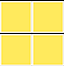

This game map was drawn from its Tiled (.tmx) file and the tilesets committed beside it. A one-line description and the trimmed map source follow:
An orthogonal 2x2 tile map with 32x33 px tiles, 1 tile layer (Tile Layer 1).

<map version="1.0" tiledversion="1.1.5" orientation="orthogonal" renderorder="right-down" width="2" height="2" tilewidth="32" tileheight="33" infinite="0" nextobjectid="1">
 <tileset firstgid="1" source="Tileset_small.tsx" />
 <layer name="Tile Layer 1" width="2" height="2">
  <data>[4 cells, 4 non-empty, 1 distinct tile ids]</data>
 </layer>
</map>